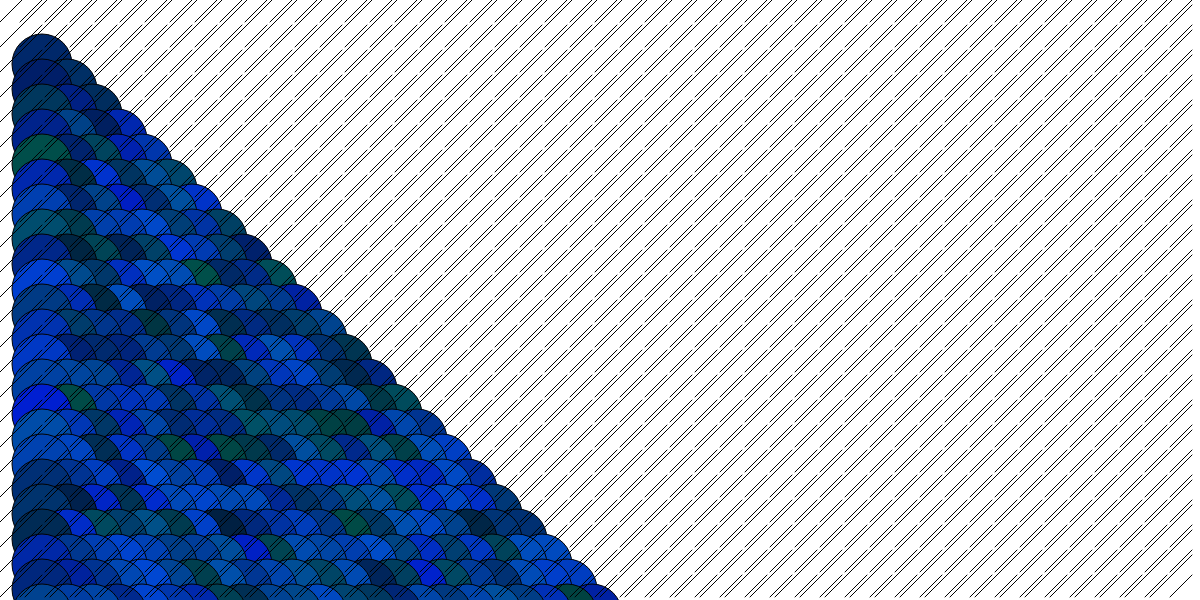
Frame 1 (no input)
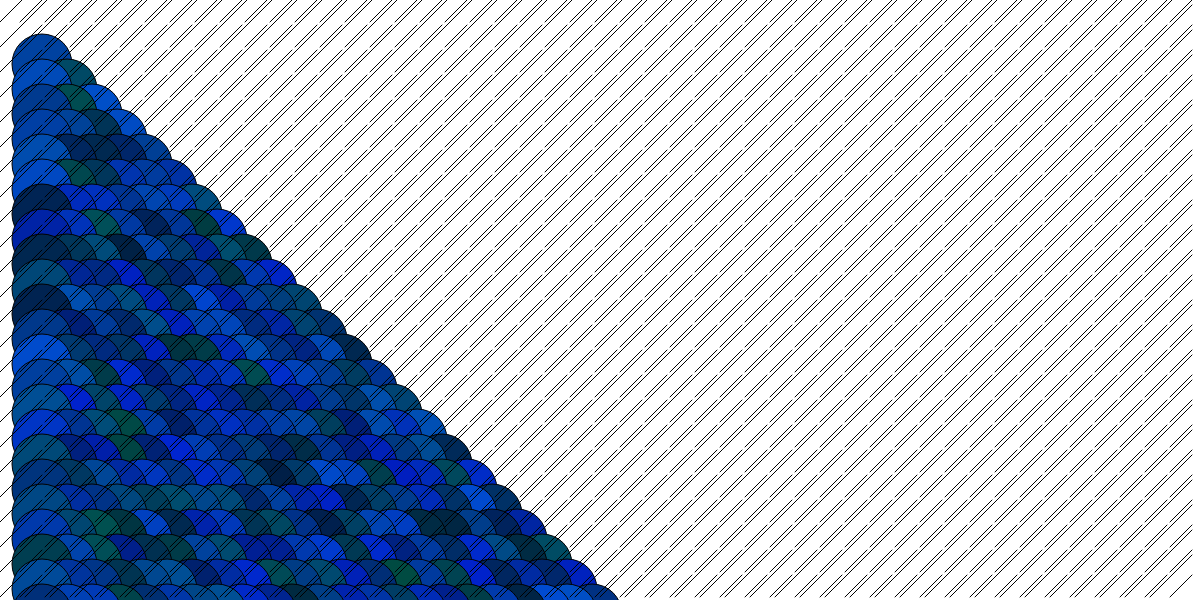
Frame 60 (no input)
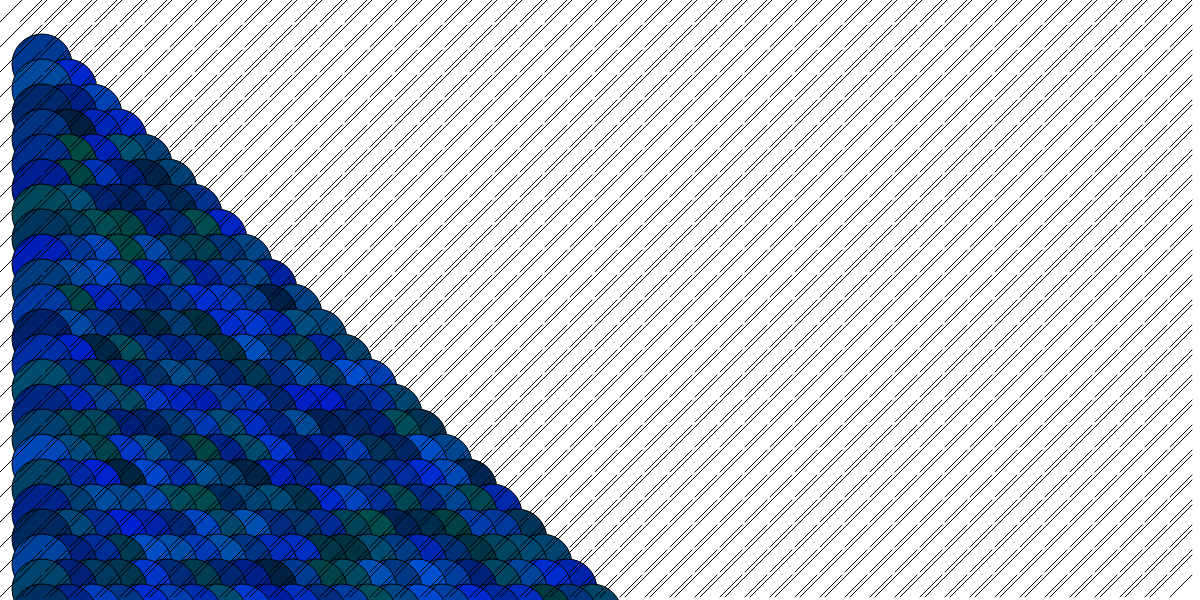
Frame 120 (the mouse pressed at the canvas centre since frame 60)

The p5.js sketch that drew these frames (run headless with seeded random() and noise() and a simulated clock; from frame 60 on, the mouse is pressed at the canvas centre):

// p5.js sketch
// ── sketch.js

function setup() {
	createCanvas(windowWidth, 600);
}

function draw() {
	background(255);


//  assigned varibles numbers for the lines below
	for (let y = 22; y <= height; y += 25) {
		for (let x = 42; x <= width; x += 25) {
			line(x,y-42 , x-42, y);
			line(x-22, y, x, y-22);

// set up variables for the random color choices the ellipse later in the code
			let a_color = 0;
			let b_color = 255;
			let c_color = 0;
// assigned a_color and b_color a random variables
			a_color = random(45, 190);
			b_color = random(80, 30);

			a_color = a_color % 255
			b_color = b_color % 255

// gave the ellipse a fill color the variable that were declared above
			fill(c_color, b_color, 255 - a_color);
			ellipse(x, x+y, 60, 60);

		}
	}
}
